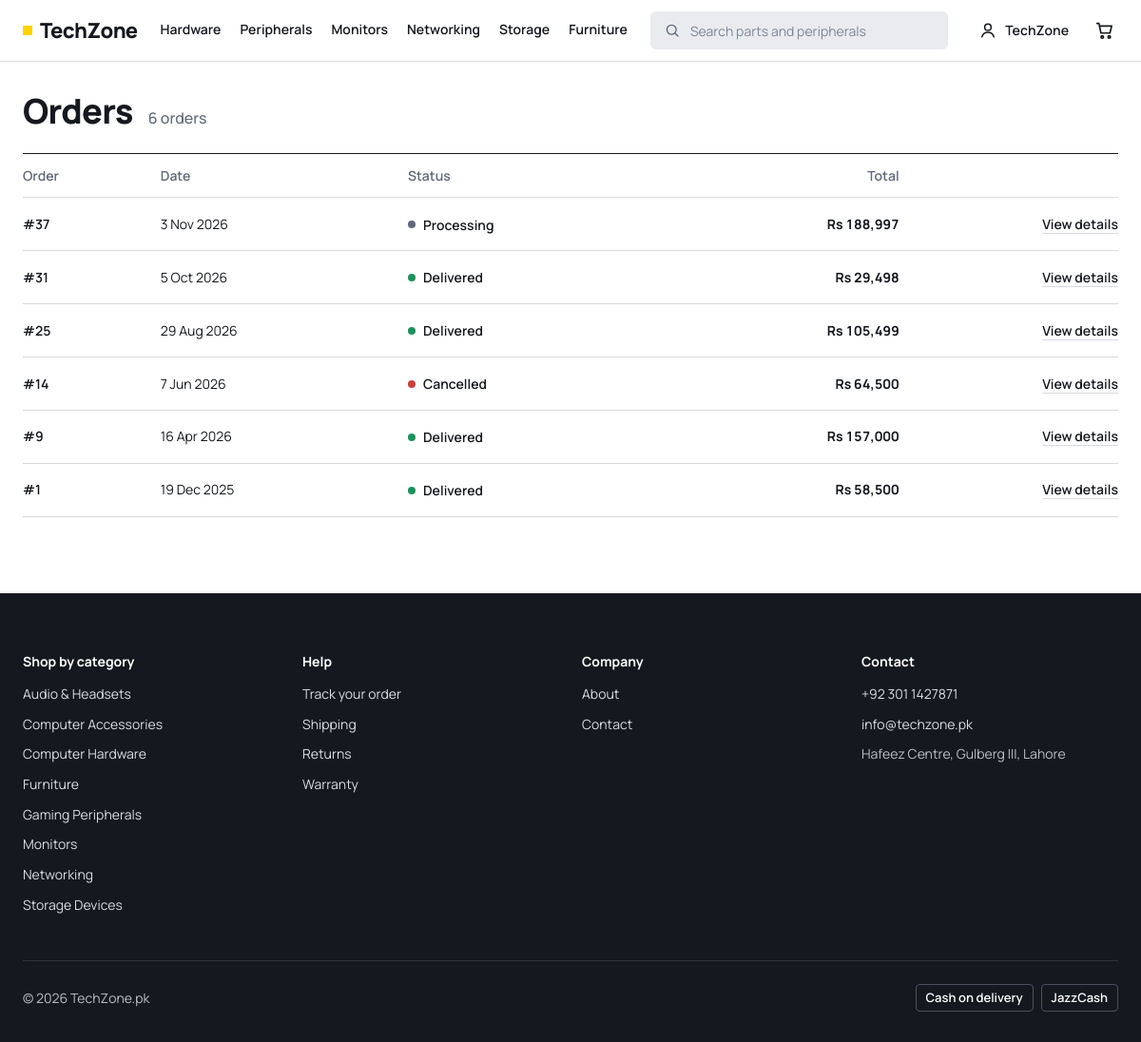
The page /MarketingSite/account/orders.php (signed in) on the database its author committed.
### tables this page shows
CREATE TABLE IF NOT EXISTS categories (
    id          INT UNSIGNED NOT NULL AUTO_INCREMENT,
    name        VARCHAR(100) NOT NULL,
    description TEXT         DEFAULT NULL,
    image       VARCHAR(255) DEFAULT NULL,
    created_at  TIMESTAMP NOT NULL DEFAULT CURRENT_TIMESTAMP,
    updated_at  TIMESTAMP NOT NULL DEFAULT CURRENT_TIMESTAMP ON UPDATE CURRENT_TIMESTAMP,
    PRIMARY KEY (id),
    UNIQUE KEY uq_categories_name (name)
);

CREATE TABLE IF NOT EXISTS orders (
    id              INT UNSIGNED NOT NULL AUTO_INCREMENT,
    customer_id     INT UNSIGNED DEFAULT NULL,
    customer_name   VARCHAR(100) NOT NULL,
    customer_email  VARCHAR(150) NOT NULL,
    customer_phone  VARCHAR(30)  DEFAULT NULL,
    city            VARCHAR(100) DEFAULT NULL,
    subtotal        DECIMAL(12,2) NOT NULL DEFAULT 0.00,    
    shipping_fee    DECIMAL(12,2) NOT NULL DEFAULT 0.00,
    discount_amount DECIMAL(12,2) NOT NULL DEFAULT 0.00,
    total           DECIMAL(12,2) NOT NULL DEFAULT 0.00,    
     
    status          ENUM('Pending','Processing','Shipped','Delivered','Cancelled') NOT NULL DEFAULT 'Pending',
    payment_status  ENUM('pending','paid','refunded') NOT NULL DEFAULT 'pending',
    fulfillment_status ENUM('unfulfilled','partial','fulfilled') NOT NULL DEFAULT 'unfulfilled',
    shipping_zone_id INT UNSIGNED DEFAULT NULL,
    payment_method  VARCHAR(50)  NOT NULL DEFAULT 'cash_on_delivery',
    promo_code      VARCHAR(50)  DEFAULT NULL,
    cancel_reason   VARCHAR(255) DEFAULT NULL,
    cancelled_at    DATETIME DEFAULT NULL,
    order_date      DATETIME NOT NULL DEFAULT CURRENT_TIMESTAMP,
    updated_at      TIMESTAMP NOT NULL DEFAULT CURRENT_TIMESTAMP ON UPDATE CURRENT_TIMESTAMP,
    PRIMARY KEY (id),
    KEY idx_orders_customer (customer_id),
    KEY idx_orders_status (status),
    KEY idx_orders_payment (payment_status),
    KEY idx_orders_fulfillment (fulfillment_status),
    KEY idx_orders_date (order_date),
    CONSTRAINT fk_orders_customer FOREIGN KEY (customer_id)
        REFERENCES customers(id) ON DELETE SET NULL
);

### MarketingSite/config/paths.php (called while the page is built, shortened)
<?php
function marketing_site_base_path(): string
{
    static $base = null;
    if ($base !== null) {
        return $base;
    }
    $root = realpath(__DIR__ . '/..');
    $doc = realpath($_SERVER['DOCUMENT_ROOT'] ?? '');
    $rel = substr($root, strlen($doc));
    $rel = str_replace('\\', '/', $rel);
    $base = rtrim($rel, '/');
    return $base;
}
function site_url(string $path = ''): string
{
    $path = ltrim(str_replace('\\', '/', $path), '/');
    $base = marketing_site_base_path();
    return ($base === '' ? '' : $base) . '/' . $path;
}

### MarketingSite/config/customer_auth.php (called while the page is built, shortened)
<?php
require_once __DIR__ . '/paths.php';
function getCustomerName() {
    if (isset($_SESSION['customer_name'])) {
        return $_SESSION['customer_name'];
    }
    return "Guest";
}

### MarketingSite/account/orders.php (the view, shortened to what this page needs)
<?php
require_once __DIR__ . '/../config/paths.php';
require_once __DIR__ . '/../config/customer_auth.php';
require_once __DIR__ . '/../config/database.php';
require_once __DIR__ . '/../includes/header.php';
$customer_id = $_SESSION['customer_id'];
$stmt = $conn->prepare("SELECT * FROM orders WHERE customer_id = ? ORDER BY order_date DESC");
$stmt->execute([$customer_id]);
$orders = $stmt->fetchAll(PDO::FETCH_ASSOC);
?>
<?php $h = static fn($s) => htmlspecialchars((string) $s, ENT_QUOTES, 'UTF-8'); ?>
<div class="container page">
    <div class="page-title">
        <h1>Orders</h1>
        <?php if (count($orders) > 0): ?><span class="page-title__count"><?php echo count($orders); ?> <?php echo count($orders) === 1 ? 'order' : 'orders'; ?></span><?php endif; ?>
    </div>
    <?php if (count($orders) > 0): ?>
        <div class="table-wrap">
            <table class="data-table">
                <thead>
                    <tr>
                        <th scope="col">Order</th>
                        <th scope="col">Date</th>
                        <th scope="col">Status</th>
                        <th scope="col" class="num">Total</th>
                        <th scope="col" class="hide-sm"><span class="visually-hidden">Actions</span></th>
                    </tr>
                </thead>
                <tbody>
                    <?php foreach ($orders as $order):
                        $statusKey = strtolower((string) $order['status']);
                    ?>
                        <tr>
                            <td><a class="strong-link" href="<?php echo $h(site_url('account/order-details.php?id=' . (int) $order['id'])); ?>">#<?php echo (int) $order['id']; ?></a></td>
                            <td class="nowrap"><?php echo date('j M Y', strtotime($order['order_date'])); ?></td>
                            <td><span class="status status--<?php echo $h($statusKey); ?>"><span class="status__dot" aria-hidden="true"></span><?php echo $h($order['status']); ?></span></td>
                            <td class="num price"><?php echo format_pkr($order['total']); ?></td>
                            <td class="num hide-sm"><a class="text-link" href="<?php echo $h(site_url('account/order-details.php?id=' . (int) $order['id'])); ?>">View details</a></td>
                        </tr>
                    <?php endforeach; ?>
                </tbody>
            </table>
        </div>
    <?php endif; ?>
</div>
<?php require_once __DIR__ . '/../includes/footer.php'; ?>

### MarketingSite/includes/header.php (shortened to what this page needs)
<?php
require_once __DIR__ . '/../config/paths.php';
require_once __DIR__ . '/../config/customer_auth.php';
require_once __DIR__ . '/format.php';
require_once __DIR__ . '/../../core/inventory.php';
function storefront_nav_categories(array $categories): array {
    $wanted = ['Hardware' => 'Computer Hardware', 'Peripherals' => 'Gaming Peripherals', 'Monitors' => 'Monitors',
               'Networking' => 'Networking', 'Storage' => 'Storage Devices', 'Furniture' => 'Furniture'];
    $byName = [];
    foreach ($categories as $c) $byName[strtolower($c['name'])] = $c;
    $out = [];
    foreach ($wanted as $label => $name) {
        if (isset($byName[strtolower($name)])) $out[] = ['label' => $label] + $byName[strtolower($name)];
    }
    return $out;
}
?>
<?php
$tzSelf = basename($_SERVER['PHP_SELF'] ?? '');
$tzIsHome = $tzSelf === 'index.php' && strpos(str_replace('\\', '/', $_SERVER['PHP_SELF'] ?? ''), '/shop/') === false;
try {
    $tzAllCategories = $conn->query("SELECT * FROM categories ORDER BY name")->fetchAll(PDO::FETCH_ASSOC);
} catch (PDOException $e) {
    $tzAllCategories = [];
}
$tzNavCategories = storefront_nav_categories($tzAllCategories);
$tzCurrentCategory = ($tzSelf === 'products.php' && isset($_GET['category']) && is_scalar($_GET['category'])) ? (int) $_GET['category'] : 0;
$tzSearch = ($tzSelf === 'products.php' && isset($_GET['search']) && is_string($_GET['search'])) ? $_GET['search'] : '';
$tzCartCount = isset($_SESSION['cart']) && is_array($_SESSION['cart']) ? count($_SESSION['cart']) : 0;
$tzLoggedIn = isset($_SESSION['customer_id']);
$tzFirstName = $tzLoggedIn ? (explode(' ', trim((string) getCustomerName()))[0] ?: 'Account') : '';
$tzE = static fn($s) => htmlspecialchars((string) $s, ENT_QUOTES, 'UTF-8');
?>
<!DOCTYPE html>
<html lang="en">
<head>
    <link rel="stylesheet" href="https://cdn.jsdelivr.net/npm/bootstrap@5.3.3/dist/css/bootstrap.min.css">
    <link rel="stylesheet" href="https://cdnjs.cloudflare.com/ajax/libs/font-awesome/6.4.0/css/all.min.css">
    <link rel="stylesheet" href="<?php echo htmlspecialchars(site_url('assets/css/style.css'), ENT_QUOTES, 'UTF-8'); ?>?v=<?php echo (int) filemtime(__DIR__ . '/../assets/css/style.css'); ?>">
</head>
<body class="<?php echo $tzIsHome ? 'page-home' : ''; ?>">
<header class="site-header">
  <div class="container site-header__row">
    <a class="wordmark" href="<?php echo $tzE(site_url('index.php')); ?>"><span class="wordmark__mark" aria-hidden="true"></span>TechZone</a>
    <nav class="cat-nav d-none d-lg-flex" aria-label="Categories">
      <?php foreach ($tzNavCategories as $c): ?>
        <a href="<?php echo $tzE(site_url('shop/products.php?category=' . (int) $c['id'])); ?>"<?php echo $tzCurrentCategory === (int) $c['id'] ? ' aria-current="page"' : ''; ?>><?php echo $tzE($c['label']); ?></a>
      <?php endforeach; ?>
    </nav>
    <form class="site-search d-none d-lg-flex" role="search" method="GET" action="<?php echo $tzE(site_url('shop/products.php')); ?>">
      <?php echo tz_icon('search', 18); ?>
      <input type="search" id="siteSearch" name="search" placeholder="Search parts and peripherals" value="<?php echo $tzE($tzSearch); ?>" autocomplete="off">
    </form>
    <div class="site-header__actions">
      <?php if ($tzLoggedIn): ?>
      <div class="dropdown">
        <a class="account-link" href="#" id="accountMenu" data-bs-toggle="dropdown" aria-expanded="false"><?php echo tz_icon('user', 20); ?><span class="d-none d-sm-inline"><?php echo $tzE($tzFirstName); ?></span></a>
      </div>
      <?php else: ?>
      <a class="account-link" href="<?php echo $tzE(site_url('auth/login.php')); ?>"><?php echo tz_icon('user', 20); ?><span class="d-none d-sm-inline">Sign in</span></a>
      <?php endif; ?>
      <a class="nav-icon-btn cart-link" href="<?php echo $tzE(site_url('shop/cart.php')); ?>" title="Cart" aria-label="Cart<?php echo $tzCartCount ? ', ' . $tzCartCount . ' items' : ''; ?>">
        <?php echo tz_icon('cart', 22); ?>
      </a>
    </div>
  </div>
</header>
<main id="main">

### MarketingSite/includes/footer.php (shortened to what this page needs)
<?php
$tzFooterCats = $GLOBALS['tz_categories'] ?? [];
$tzF = static fn($s) => htmlspecialchars((string) $s, ENT_QUOTES, 'UTF-8');
?>
</main>
<footer class="site-footer">
    <div class="container">
        <div class="row gy-5 site-footer__cols">
            <div class="col-6 col-lg-3">
                <h2 class="site-footer__title">Shop by category</h2>
                <ul class="site-footer__list">
                    <?php foreach ($tzFooterCats as $c): ?>
                        <li><a href="<?php echo $tzF(site_url('shop/products.php?category=' . (int) $c['id'])); ?>"><?php echo $tzF($c['name']); ?></a></li>
                    <?php endforeach; ?>
                </ul>
            </div>
            <div class="col-6 col-lg-3">
                <h2 class="site-footer__title">Help</h2>
                <ul class="site-footer__list">
                    <li><a href="<?php echo $tzF(site_url('track.php')); ?>">Track your order</a></li>
                    <li><a href="<?php echo $tzF(site_url('about.php#shipping')); ?>">Shipping</a></li>
                    <li><a href="<?php echo $tzF(site_url('about.php#returns')); ?>">Returns</a></li>
                    <li><a href="<?php echo $tzF(site_url('about.php#warranty')); ?>">Warranty</a></li>
                </ul>
            </div>
            <div class="col-6 col-lg-3">
                <h2 class="site-footer__title">Company</h2>
                <ul class="site-footer__list">
                    <li><a href="<?php echo $tzF(site_url('about.php')); ?>">About</a></li>
                    <li><a href="<?php echo $tzF(site_url('contact.php')); ?>">Contact</a></li>
                </ul>
            </div>
            <div class="col-6 col-lg-3">
                <h2 class="site-footer__title">Contact</h2>
                <ul class="site-footer__list site-footer__contact">
                    <li><a href="tel:+923011427871">+92 301 1427871</a></li>
                    <li><a href="mailto:info@techzone.pk">info@techzone.pk</a></li>
                    <li>Hafeez Centre, Gulberg III, Lahore</li>
                </ul>
            </div>
        </div>
        <div class="site-footer__bottom">
            <p>&copy; <?php echo date('Y'); ?> TechZone.pk</p>
            <ul class="pay-badges" aria-label="Payment methods">
                <li>Cash on delivery</li>
                <li>JazzCash</li>
            </ul>
        </div>
    </div>
</footer>
</body>
</html>

### rows shown on the page
categories: label "Hardware", name "Computer Hardware"
categories: label "Peripherals", name "Gaming Peripherals"
categories: name "Monitors"
categories: name "Networking"
categories: label "Storage", name "Storage Devices"
categories: name "Furniture"
orders: id "37", order_date "3 Nov 2026", status "Processing", total "Rs 188,997"
orders: id "31", order_date "5 Oct 2026", status "Delivered", total "Rs 29,498"
orders: id "25", order_date "29 Aug 2026", status "Delivered", total "Rs 105,499"
orders: id "14", order_date "7 Jun 2026", status "Cancelled", total "Rs 64,500"
orders: id "9", order_date "16 Apr 2026", status "Delivered", total "Rs 157,000"
orders: id "1", order_date "19 Dec 2025", status "Delivered", total "Rs 58,500"
categories: name "Audio & Headsets"
categories: name "Computer Accessories"

### other values the page prints
$tzE($tzFirstName) "TechZone"
count($orders) "6"
